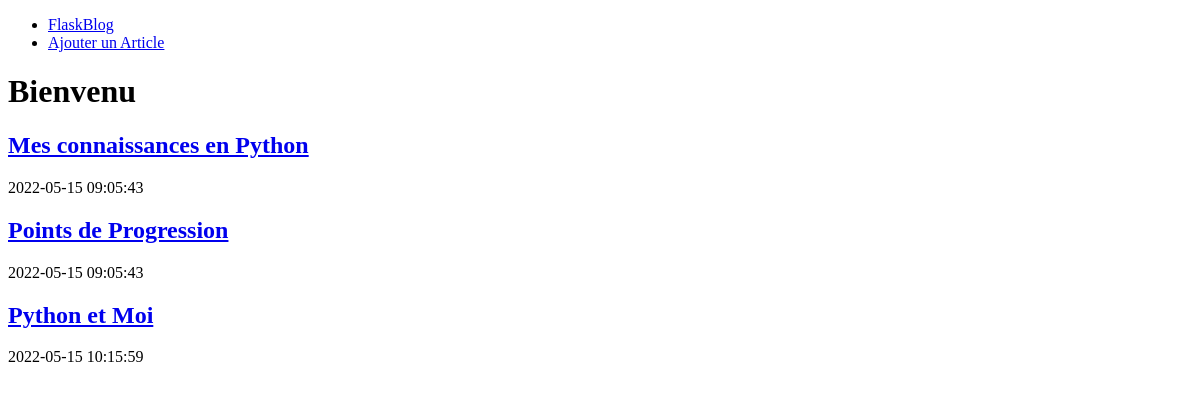
Before: / with the older database file.
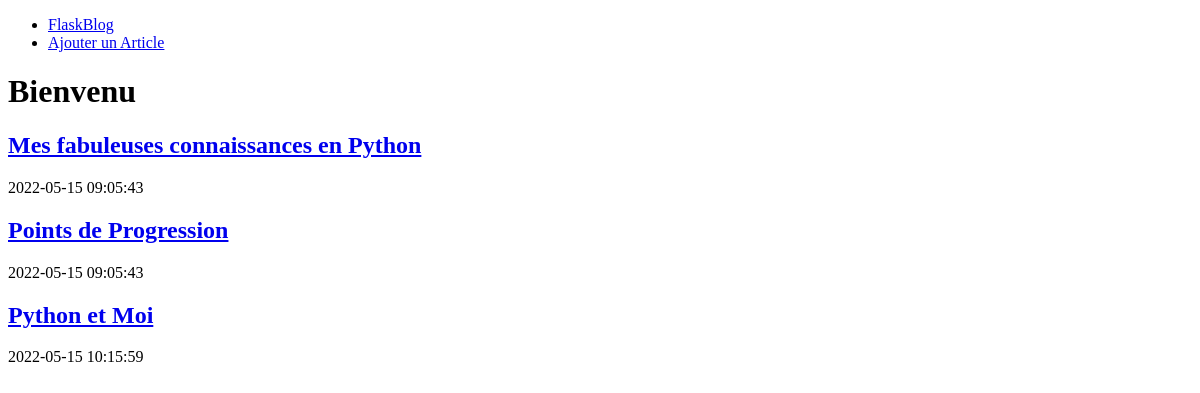
After: the same page with the newer database file.
### tables this page shows
CREATE TABLE posts (
    id INTEGER PRIMARY KEY AUTOINCREMENT,
    created TIMESTAMP NOT NULL DEFAULT CURRENT_TIMESTAMP,
    title TEXT NOT NULL,
    content TEXT NOT NULL
);

### __init__.py (the view)
@app.route('/')
def index():
    conn = get_db_connection()
    posts = conn.execute('SELECT * FROM posts').fetchall()
    conn.close()
    return render_template('index.html', posts=posts)

### __init__.py (called while the page is built)
def get_db_connection():
    connection = sqlite3.connect('database.db')
    connection.row_factory = sqlite3.Row
    return connection

### templates/index.html
{% extends 'base.html' %}
{% block content %}
    <h1>{% block title %} Bienvenu {% endblock %}</h1>
    {% for post in posts %}
        <a href="{{url_for('post', post_id=post['id'])}}">
            <h2>{{ post['title'] }}</h2>
        </a>
        <span>{{ post['created'] }}</span>
    {% endfor %}
{% endblock %}

### templates/base.html (shortened to what this page needs)
<!DOCTYPE html>
<html lang="fr">
<head>
</head>
<body>
    <header>
        <nav>
            <ul>
                <li><a href="{{ url_for('index')}}">FlaskBlog</a></li>
                <li><a class="nav-link" href="{{url_for('create_post')}}">Ajouter un Article</a></li>
            </ul>
    </header>
    <main>{% block content %}{% endblock %}</main>
  </body>
</html>

Changed rows visible on the page:
changed posts: title "Mes connaissances en Python" → "Mes fabuleuses connaissances en Python"
